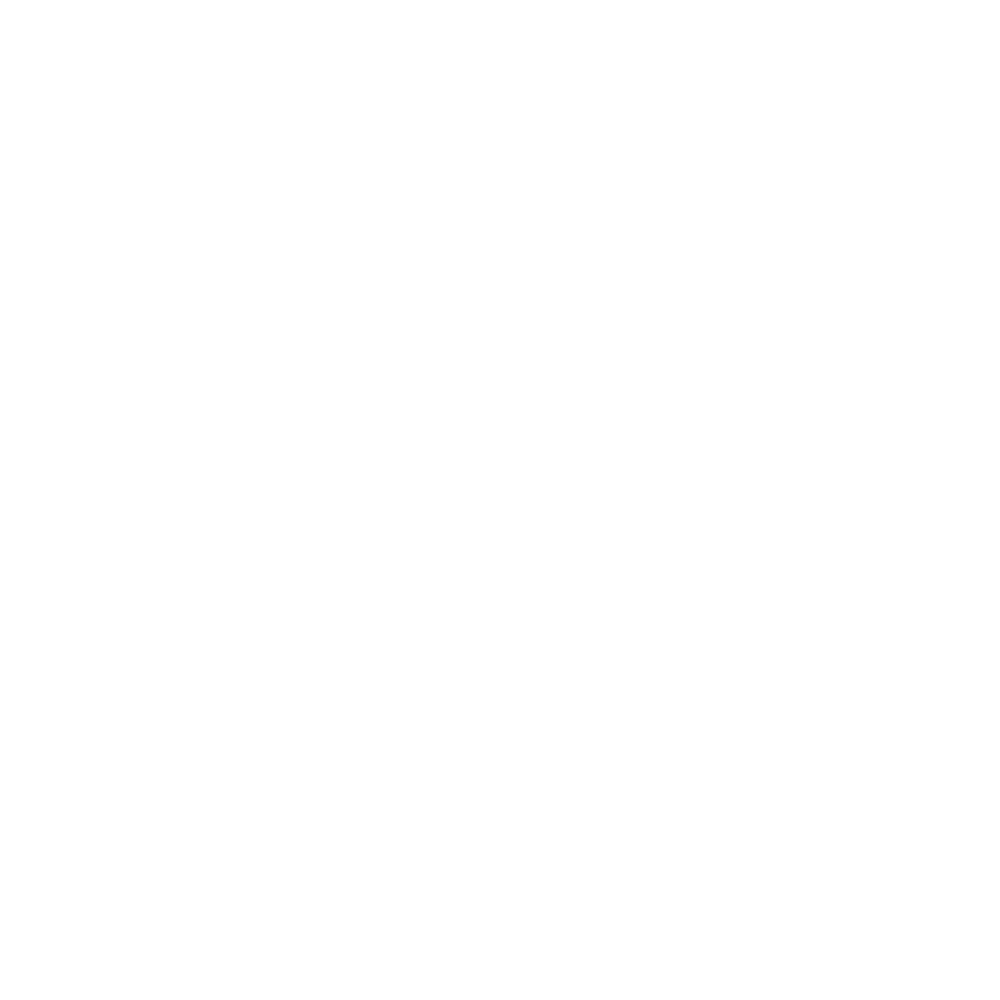
Frame 1 (no input)
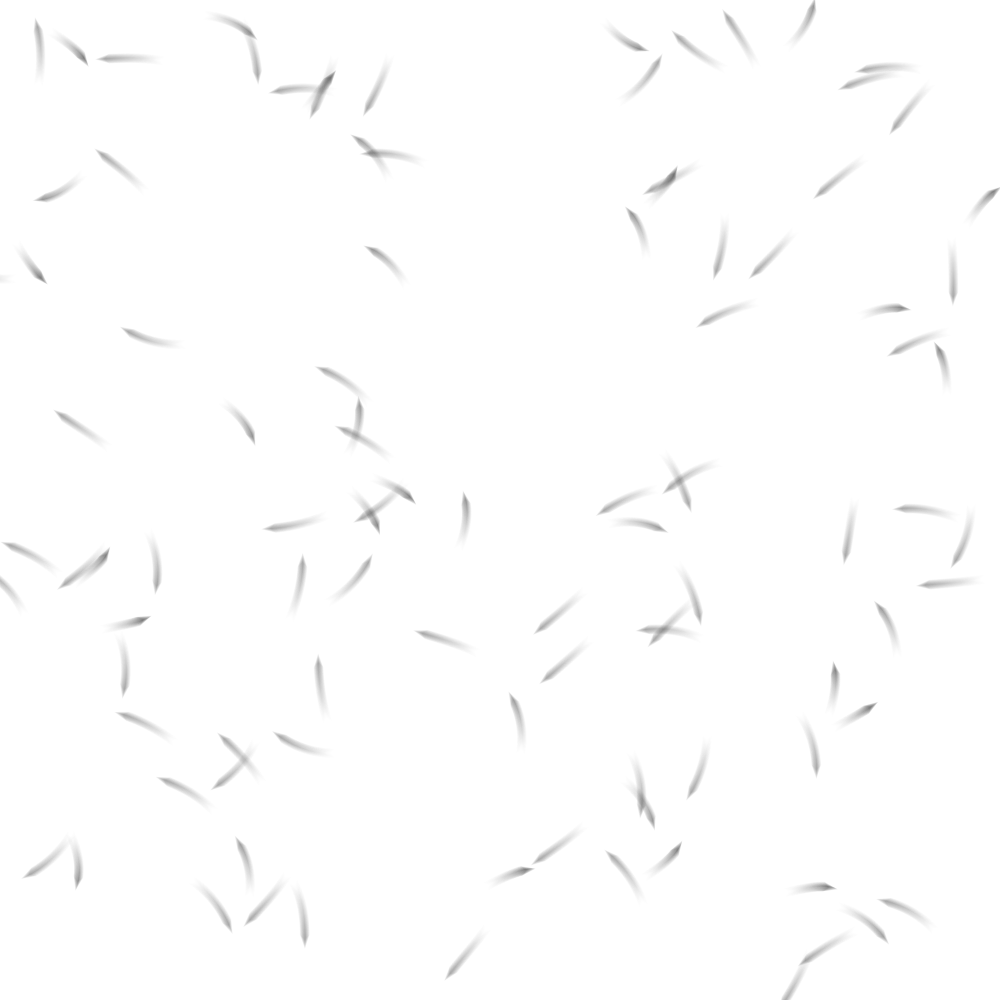
Frame 60 (the mouse pressed at the canvas centre just before this capture)
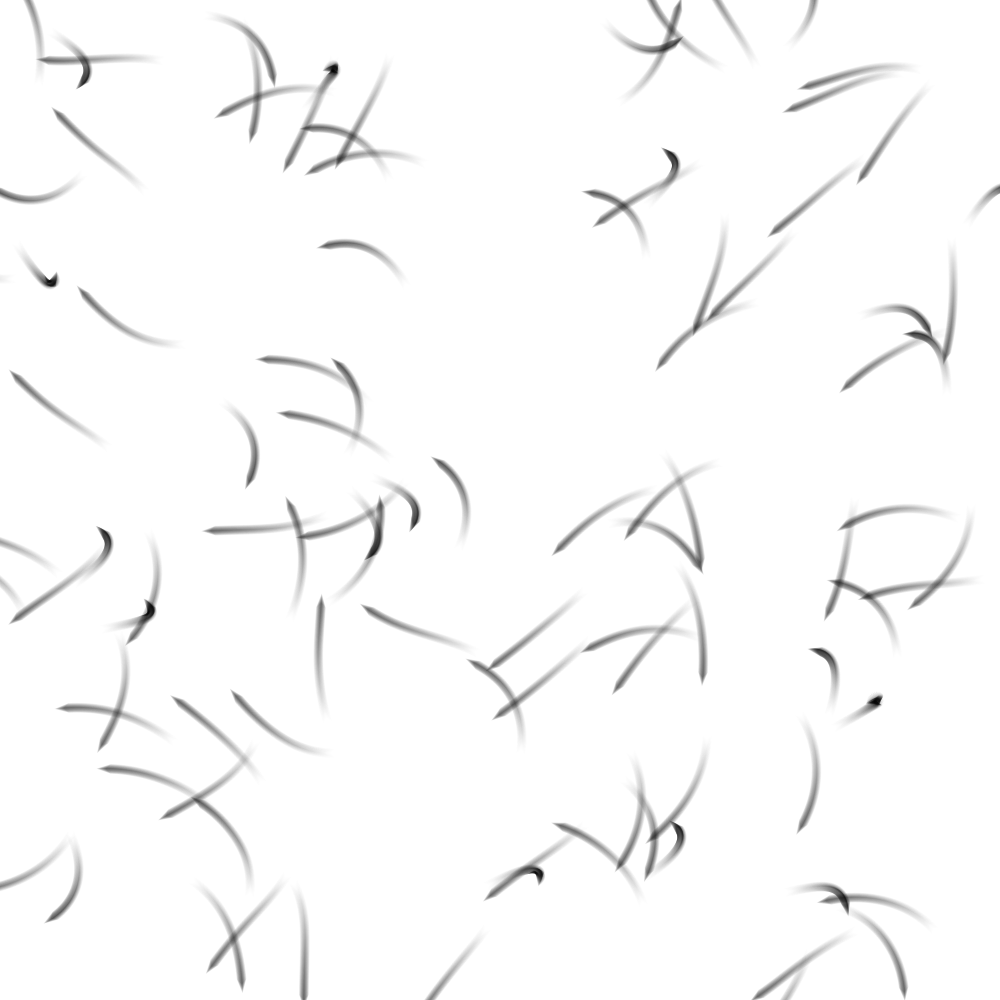
Frame 120 (the mouse held since frame 60 and released just before this capture)

The Processing sketch that drew these frames (run headless with seeded random() and noise(); from frame 60 on, the mouse is pressed at the canvas centre):

// Processing sketch: particleBounce_230320a
// ── particleBounce_230320a.pde
Particle[] birds = new Particle[100];

void setup(){
  size(1000, 1000);
  
  background(#ffffff);
  stroke(0, 50);
  rectMode(CENTER);
  noiseDetail(8, 0.5);
  
  for(int i = 0; i < 100; i++){
    birds[i] = new Particle(random(width), random(height));
  }
}

void draw(){
  //background(#ffffff);
  
  for(int i = 0; i < 100; i++){
    birds[i].update();
  }
}

void mouseClicked(){
  String filename = "particleClass/" + frameCount + ".png";
  save(filename);
  println("saved as " + filename);
}

// ── particle.pde
class Particle {
  // attributes / fields
  PVector pos; // position
  PVector vel; // velocity
  PVector acc; // acceleration
  
  color col;
  
  float noseLength, wingSpan;
  
  // constructor
  Particle(float x, float y){
    pos = new PVector(x, y);
    vel = PVector.random2D();
    acc = new PVector(0, 0);
    
    col = color(#000000);
    
    noseLength = 10;
    wingSpan = 5;
  }
  
  // methods
  void update(){
    // draw at current position
    resetMatrix();
    translate(pos.x, pos.y);
    rotate(vel.heading());
    
    fill(col, frameCount / 5.0); // fade in from 0 opacity
    noStroke();
    //square(0, 0, wingSpan);
    quad(0, 0,
         -wingSpan, -wingSpan,
         noseLength, 0,
         -wingSpan, wingSpan);
    
    // update position for next frame
    pos.add(vel);
    vel.add(acc);
    vel.limit(1); // optional
    // what we do to acceleration here will make a big difference in behavior
    acc = PVector.fromAngle(noise(pos.x * .003, pos.y * .003) * TAU).mult(.01);
    
    // if particles go outside the bounds of the screen...
    // maybe we should do something to put them back on the screen!
  }
  
}
